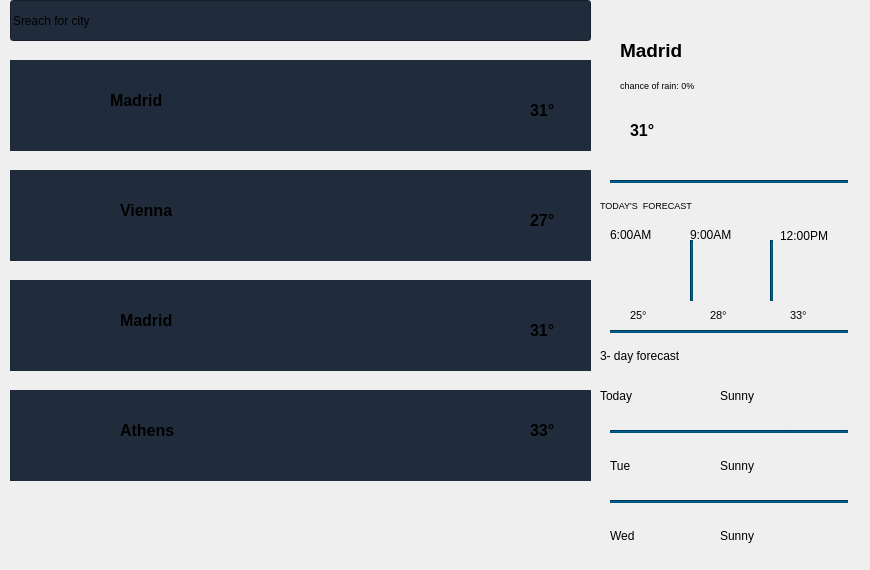
    <widget class="QWidget" name="page_2">
     <widget class="QLineEdit" name="lineEdit_2">
      <property name="geometry">
       <rect>
        <x>10</x>
        <y>0</y>
        <width>581</width>
        <height>41</height>
       </rect>
      </property>
      <property name="styleSheet">
       <string notr="true">background-color:#202c3c;</string>
      </property>
      <property name="text">
       <string>Sreach for city</string>
      </property>
     </widget>
     <widget class="QWidget" name="widget_5" native="true">
      <property name="geometry">
       <rect>
        <x>10</x>
        <y>60</y>
        <width>581</width>
        <height>91</height>
       </rect>
      </property>
      <property name="styleSheet">
       <string notr="true">background-color:#202c3c;</string>
      </property>
      <widget class="QLabel" name="label_54">
       <property name="geometry">
        <rect>
         <x>20</x>
         <y>10</y>
         <width>81</width>
         <height>71</height>
        </rect>
       </property>
       <property name="text">
        <string/>
       </property>
       <property name="pixmap">
        <pixmap>../../../../../../Downloads/sun (1).png</pixmap>
       </property>
       <property name="scaledContents">
        <bool>true</bool>
       </property>
      </widget>
      <widget class="QLabel" name="label">
       <property name="geometry">
        <rect>
         <x>100</x>
         <y>20</y>
         <width>91</width>
         <height>41</height>
        </rect>
       </property>
       <property name="font">
        <font>
         <pointsize>12</pointsize>
         <bold>true</bold>
        </font>
       </property>
       <property name="text">
        <string>Madrid</string>
       </property>
      </widget>
      <widget class="QLabel" name="label_65">
       <property name="geometry">
        <rect>
         <x>520</x>
         <y>30</y>
         <width>61</width>
         <height>41</height>
        </rect>
       </property>
       <property name="font">
        <font>
         <pointsize>12</pointsize>
         <bold>true</bold>
        </font>
       </property>
       <property name="text">
        <string>31°</string>
       </property>
      </widget>
     </widget>
     <widget class="QWidget" name="widget_7" native="true">
      <property name="geometry">
       <rect>
        <x>10</x>
        <y>170</y>
        <width>581</width>
        <height>91</height>
       </rect>
      </property>
      <property name="styleSheet">
       <string notr="true">background-color:#202c3c;</string>
      </property>
      <widget class="QLabel" name="label_53">
       <property name="geometry">
        <rect>
         <x>20</x>
         <y>10</y>
         <width>81</width>
         <height>71</height>
        </rect>
       </property>
       <property name="text">
        <string/>
       </property>
       <property name="pixmap">
        <pixmap>../../../../../../Downloads/cloudy.png</pixmap>
       </property>
       <property name="scaledContents">
        <bool>true</bool>
       </property>
      </widget>
      <widget class="QLabel" name="label_66">
       <property name="geometry">
        <rect>
         <x>110</x>
         <y>20</y>
         <width>101</width>
         <height>41</height>
        </rect>
       </property>
       <property name="font">
        <font>
         <pointsize>12</pointsize>
         <bold>true</bold>
        </font>
       </property>
       <property name="text">
        <string>Vienna</string>
       </property>
      </widget>
      <widget class="QLabel" name="label_68">
       <property name="geometry">
        <rect>
         <x>520</x>
         <y>30</y>
         <width>61</width>
         <height>41</height>
        </rect>
       </property>
       <property name="font">
        <font>
         <pointsize>12</pointsize>
         <bold>true</bold>
        </font>
       </property>
       <property name="text">
        <string>27°</string>
       </property>
      </widget>
     </widget>
     <widget class="QWidget" name="widget_6" native="true">
      <property name="geometry">
       <rect>
        <x>10</x>
        <y>280</y>
        <width>581</width>
        <height>91</height>
       </rect>
      </property>
      <property name="styleSheet">
       <string notr="true">background-color:#202c3c;</string>
      </property>
      <widget class="QLabel" name="label_55">
       <property name="geometry">
        <rect>
         <x>20</x>
         <y>10</y>
         <width>81</width>
         <height>71</height>
        </rect>
       </property>
       <property name="text">
        <string/>
       </property>
       <property name="pixmap">
        <pixmap>../../../../../../Downloads/sun (1).png</pixmap>
       </property>
       <property name="scaledContents">
        <bool>true</bool>
       </property>
      </widget>
      <widget class="QLabel" name="label_69">
       <property name="geometry">
        <rect>
         <x>110</x>
         <y>20</y>
         <width>91</width>
         <height>41</height>
        </rect>
       </property>
       <property name="font">
        <font>
         <pointsize>12</pointsize>
         <bold>true</bold>
        </font>
       </property>
       <property name="text">
        <string>Madrid</string>
       </property>
      </widget>
      <widget class="QLabel" name="label_71">
       <property name="geometry">
        <rect>
         <x>520</x>
         <y>30</y>
         <width>61</width>
         <height>41</height>
        </rect>
       </property>
       <property name="font">
        <font>
         <pointsize>12</pointsize>
         <bold>true</bold>
        </font>
       </property>
       <property name="text">
        <string>31°</string>
       </property>
      </widget>
     </widget>
     <widget class="QWidget" name="widget_8" native="true">
      <property name="geometry">
       <rect>
        <x>10</x>
        <y>390</y>
        <width>581</width>
        <height>91</height>
       </rect>
      </property>
      <property name="styleSheet">
       <string notr="true">background-color:#202c3c;</string>
      </property>
      <widget class="QLabel" name="label_56">
       <property name="geometry">
        <rect>
         <x>20</x>
         <y>10</y>
         <width>81</width>
         <height>71</height>
        </rect>
       </property>
       <property name="text">
        <string/>
       </property>
       <property name="pixmap">
        <pixmap>../../../../../../Downloads/cloudy.png</pixmap>
       </property>
       <property name="scaledContents">
        <bool>true</bool>
       </property>
      </widget>
      <widget class="QLabel" name="label_72">
       <property name="geometry">
        <rect>
         <x>110</x>
         <y>20</y>
         <width>91</width>
         <height>41</height>
        </rect>
       </property>
       <property name="font">
        <font>
         <pointsize>12</pointsize>
         <bold>true</bold>
        </font>
       </property>
       <property name="text">
        <string>Athens</string>
       </property>
      </widget>
      <widget class="QLabel" name="label_74">
       <property name="geometry">
        <rect>
         <x>520</x>
         <y>20</y>
         <width>61</width>
         <height>41</height>
        </rect>
       </property>
       <property name="font">
        <font>
         <pointsize>12</pointsize>
         <bold>true</bold>
        </font>
       </property>
       <property name="text">
        <string>33°</string>
       </property>
      </widget>
     </widget>
     <widget class="QLabel" name="label_57">
      <property name="geometry">
       <rect>
        <x>750</x>
        <y>60</y>
        <width>101</width>
        <height>91</height>
       </rect>
      </property>
      <property name="text">
       <string/>
      </property>
      <property name="pixmap">
       <pixmap>../../../../../../Downloads/sun (1).png</pixmap>
      </property>
      <property name="scaledContents">
       <bool>true</bool>
      </property>
     </widget>
     <widget class="QLabel" name="label_58">
      <property name="geometry">
       <rect>
        <x>780</x>
        <y>250</y>
        <width>61</width>
        <height>51</height>
       </rect>
      </property>
      <property name="text">
       <string/>
      </property>
      <property name="pixmap">
       <pixmap>../../../../../../Downloads/sun (1).png</pixmap>
      </property>
      <property name="scaledContents">
       <bool>true</bool>
      </property>
     </widget>
     <widget class="QLabel" name="label_60">
      <property name="geometry">
       <rect>
        <x>660</x>
        <y>440</y>
        <width>61</width>
        <height>51</height>
       </rect>
      </property>
      <property name="text">
       <string/>
      </property>
      <property name="pixmap">
       <pixmap>../../../../../../Downloads/sun (1).png</pixmap>
      </property>
      <property name="scaledContents">
       <bool>true</bool>
      </property>
     </widget>
     <widget class="QLabel" name="label_61">
      <property name="geometry">
       <rect>
        <x>660</x>
        <y>370</y>
        <width>61</width>
        <height>51</height>
       </rect>
      </property>
      <property name="text">
       <string/>
      </property>
      <property name="pixmap">
       <pixmap>../../../../../../Downloads/sun (1).png</pixmap>
      </property>
      <property name="scaledContents">
       <bool>true</bool>
      </property>
     </widget>
     <widget class="QLabel" name="label_59">
      <property name="geometry">
       <rect>
        <x>660</x>
        <y>510</y>
        <width>61</width>
        <height>51</height>
       </rect>
      </property>
      <property name="text">
       <string/>
      </property>
      <property name="pixmap">
       <pixmap>../../../../../../Downloads/sun (1).png</pixmap>
      </property>
      <property name="scaledContents">
       <bool>true</bool>
      </property>
     </widget>
     <widget class="QLabel" name="label_62">
      <property name="geometry">
       <rect>
        <x>620</x>
        <y>250</y>
        <width>61</width>
        <height>51</height>
       </rect>
      </property>
      <property name="text">
       <string/>
      </property>
      <property name="pixmap">
       <pixmap>../../../../../../Downloads/clouds.png</pixmap>
      </property>
      <property name="scaledContents">
       <bool>true</bool>
      </property>
     </widget>
     <widget class="QLabel" name="label_63">
      <property name="geometry">
       <rect>
        <x>700</x>
        <y>250</y>
        <width>61</width>
        <height>51</height>
       </rect>
      </property>
      <property name="text">
       <string/>
      </property>
      <property name="pixmap">
       <pixmap>../../../../../../Downloads/sun (2).png</pixmap>
      </property>
      <property name="scaledContents">
       <bool>true</bool>
      </property>
     </widget>
     <widget class="Line" name="line_18">
      <property name="geometry">
       <rect>
        <x>610</x>
        <y>180</y>
        <width>118</width>
        <height>3</height>
       </rect>
      </property>
      <property name="styleSheet">
       <string notr="true">background-color:rgb(0, 85, 127)</string>
      </property>
      <property name="orientation">
       <enum>Qt::Orientation::Horizontal</enum>
      </property>
     </widget>
     <widget class="Line" name="line_19">
      <property name="geometry">
       <rect>
        <x>730</x>
        <y>180</y>
        <width>118</width>
        <height>3</height>
       </rect>
      </property>
      <property name="styleSheet">
       <string notr="true">background-color:rgb(0, 85, 127)</string>
      </property>
      <property name="orientation">
       <enum>Qt::Orientation::Horizontal</enum>
      </property>
     </widget>
     <widget class="Line" name="line_20">
      <property name="geometry">
       <rect>
        <x>670</x>
        <y>180</y>
        <width>118</width>
        <height>3</height>
       </rect>
      </property>
      <property name="styleSheet">
       <string notr="true">background-color:rgb(0, 85, 127)</string>
      </property>
      <property name="orientation">
       <enum>Qt::Orientation::Horizontal</enum>
      </property>
     </widget>
     <widget class="Line" name="line_21">
      <property name="geometry">
       <rect>
        <x>610</x>
        <y>330</y>
        <width>118</width>
        <height>3</height>
       </rect>
      </property>
      <property name="styleSheet">
       <string notr="true">background-color:rgb(0, 85, 127)</string>
      </property>
      <property name="orientation">
       <enum>Qt::Orientation::Horizontal</enum>
      </property>
     </widget>
     <widget class="Line" name="line_22">
      <property name="geometry">
       <rect>
        <x>670</x>
        <y>330</y>
        <width>118</width>
        <height>3</height>
       </rect>
      </property>
      <property name="styleSheet">
       <string notr="true">background-color:rgb(0, 85, 127)</string>
      </property>
      <property name="orientation">
       <enum>Qt::Orientation::Horizontal</enum>
      </property>
     </widget>
     <widget class="Line" name="line_23">
      <property name="geometry">
       <rect>
        <x>730</x>
        <y>330</y>
        <width>118</width>
        <height>3</height>
       </rect>
      </property>
      <property name="styleSheet">
       <string notr="true">background-color:rgb(0, 85, 127)</string>
      </property>
      <property name="orientation">
       <enum>Qt::Orientation::Horizontal</enum>
      </property>
     </widget>
     <widget class="Line" name="line_24">
      <property name="geometry">
       <rect>
        <x>610</x>
        <y>430</y>
        <width>118</width>
        <height>3</height>
       </rect>
      </property>
      <property name="styleSheet">
       <string notr="true">background-color:rgb(0, 85, 127)</string>
      </property>
      <property name="orientation">
       <enum>Qt::Orientation::Horizontal</enum>
      </property>
     </widget>
     <widget class="Line" name="line_25">
      <property name="geometry">
       <rect>
        <x>730</x>
        <y>430</y>
        <width>118</width>
        <height>3</height>
       </rect>
      </property>
      <property name="styleSheet">
       <string notr="true">background-color:rgb(0, 85, 127)</string>
      </property>
      <property name="orientation">
       <enum>Qt::Orientation::Horizontal</enum>
      </property>
     </widget>
     <widget class="Line" name="line_26">
      <property name="geometry">
       <rect>
        <x>670</x>
        <y>430</y>
        <width>118</width>
        <height>3</height>
       </rect>
      </property>
      <property name="styleSheet">
       <string notr="true">background-color:rgb(0, 85, 127)</string>
      </property>
      <property name="orientation">
       <enum>Qt::Orientation::Horizontal</enum>
      </property>
     </widget>
     <widget class="Line" name="line_27">
      <property name="geometry">
       <rect>
        <x>610</x>
        <y>500</y>
        <width>118</width>
        <height>3</height>
       </rect>
      </property>
      <property name="styleSheet">
       <string notr="true">background-color:rgb(0, 85, 127)</string>
      </property>
      <property name="orientation">
       <enum>Qt::Orientation::Horizontal</enum>
      </property>
     </widget>
     <widget class="Line" name="line_28">
      <property name="geometry">
       <rect>
        <x>680</x>
        <y>500</y>
        <width>118</width>
        <height>3</height>
       </rect>
      </property>
      <property name="styleSheet">
       <string notr="true">background-color:rgb(0, 85, 127)</string>
      </property>
      <property name="orientation">
       <enum>Qt::Orientation::Horizontal</enum>
      </property>
     </widget>
     <widget class="Line" name="line_29">
      <property name="geometry">
       <rect>
        <x>730</x>
        <y>500</y>
        <width>118</width>
        <height>3</height>
       </rect>
      </property>
      <property name="styleSheet">
       <string notr="true">background-color:rgb(0, 85, 127)</string>
      </property>
      <property name="orientation">
       <enum>Qt::Orientation::Horizontal</enum>
      </property>
     </widget>
     <widget class="Line" name="line_30">
      <property name="geometry">
       <rect>
        <x>690</x>
        <y>240</y>
        <width>3</width>
        <height>61</height>
       </rect>
      </property>
      <property name="styleSheet">
       <string notr="true">background-color:rgb(0, 85, 127)</string>
      </property>
      <property name="orientation">
       <enum>Qt::Orientation::Vertical</enum>
      </property>
     </widget>
     <widget class="Line" name="line_31">
      <property name="geometry">
       <rect>
        <x>770</x>
        <y>240</y>
        <width>3</width>
        <height>61</height>
       </rect>
      </property>
      <property name="styleSheet">
       <string notr="true">background-color:rgb(0, 85, 127)</string>
      </property>
      <property name="orientation">
       <enum>Qt::Orientation::Vertical</enum>
      </property>
     </widget>
     <widget class="QLabel" name="label_76">
      <property name="geometry">
       <rect>
        <x>620</x>
        <y>70</y>
        <width>141</width>
        <height>31</height>
       </rect>
      </property>
      <property name="font">
       <font>
        <pointsize>7</pointsize>
       </font>
      </property>
      <property name="text">
       <string>chance of rain: 0%</string>
      </property>
     </widget>
     <widget class="QLabel" name="label_78">
      <property name="geometry">
       <rect>
        <x>610</x>
        <y>219</y>
        <width>81</width>
        <height>31</height>
       </rect>
      </property>
      <property name="text">
       <string>6:00AM</string>
      </property>
     </widget>
     <widget class="QLabel" name="label_79">
      <property name="geometry">
       <rect>
        <x>690</x>
        <y>219</y>
        <width>71</width>
        <height>31</height>
       </rect>
      </property>
      <property name="text">
       <string>9:00AM</string>
      </property>
     </widget>
     <widget class="QLabel" name="label_80">
      <property name="geometry">
       <rect>
        <x>780</x>
        <y>220</y>
        <width>81</width>
        <height>31</height>
       </rect>
      </property>
      <property name="text">
       <string>12:00PM</string>
      </property>
     </widget>
     <widget class="QLabel" name="label_83">
      <property name="geometry">
       <rect>
        <x>790</x>
        <y>300</y>
        <width>41</width>
        <height>31</height>
       </rect>
      </property>
      <property name="font">
       <font>
        <pointsize>8</pointsize>
       </font>
      </property>
      <property name="text">
       <string>33°</string>
      </property>
     </widget>
     <widget class="QLabel" name="label_85">
      <property name="geometry">
       <rect>
        <x>600</x>
        <y>380</y>
        <width>61</width>
        <height>31</height>
       </rect>
      </property>
      <property name="text">
       <string>Today</string>
      </property>
     </widget>
     <widget class="QLabel" name="label_86">
      <property name="geometry">
       <rect>
        <x>610</x>
        <y>450</y>
        <width>51</width>
        <height>31</height>
       </rect>
      </property>
      <property name="text">
       <string>Tue</string>
      </property>
     </widget>
     <widget class="QLabel" name="label_87">
      <property name="geometry">
       <rect>
        <x>610</x>
        <y>520</y>
        <width>51</width>
        <height>31</height>
       </rect>
      </property>
      <property name="text">
       <string>Wed</string>
      </property>
     </widget>
     <widget class="QLabel" name="label_88">
      <property name="geometry">
       <rect>
        <x>720</x>
        <y>380</y>
        <width>61</width>
        <height>31</height>
       </rect>
      </property>
      <property name="text">
       <string>Sunny</string>
      </property>
     </widget>
     <widget class="QLabel" name="label_64">
      <property name="geometry">
       <rect>
        <x>620</x>
        <y>30</y>
        <width>111</width>
        <height>41</height>
       </rect>
      </property>
      <property name="font">
       <font>
        <pointsize>14</pointsize>
        <bold>true</bold>
       </font>
      </property>
      <property name="text">
       <string>Madrid</string>
      </property>
     </widget>
     <widget class="QLabel" name="label_67">
      <property name="geometry">
       <rect>
        <x>600</x>
        <y>190</y>
        <width>161</width>
        <height>31</height>
       </rect>
      </property>
      <property name="font">
       <font>
        <pointsize>7</pointsize>
       </font>
      </property>
      <property name="text">
       <string>TODAY'S  FORECAST</string>
      </property>
     </widget>
     <widget class="QLabel" name="label_70">
      <property name="geometry">
       <rect>
        <x>630</x>
        <y>110</y>
        <width>61</width>
        <height>41</height>
       </rect>
      </property>
      <property name="font">
       <font>
        <pointsize>12</pointsize>
        <bold>true</bold>
       </font>
      </property>
      <property name="text">
       <string>31°</string>
      </property>
     </widget>
     <widget class="QLabel" name="label_73">
      <property name="geometry">
       <rect>
        <x>630</x>
        <y>300</y>
        <width>41</width>
        <height>31</height>
       </rect>
      </property>
      <property name="font">
       <font>
        <pointsize>8</pointsize>
       </font>
      </property>
      <property name="text">
       <string>25°</string>
      </property>
     </widget>
     <widget class="QLabel" name="label_75">
      <property name="geometry">
       <rect>
        <x>710</x>
        <y>300</y>
        <width>41</width>
        <height>31</height>
       </rect>
      </property>
      <property name="font">
       <font>
        <pointsize>8</pointsize>
       </font>
      </property>
      <property name="text">
       <string>28°</string>
      </property>
     </widget>
     <widget class="QLabel" name="label_77">
      <property name="geometry">
       <rect>
        <x>600</x>
        <y>340</y>
        <width>121</width>
        <height>31</height>
       </rect>
      </property>
      <property name="text">
       <string>3- day forecast</string>
      </property>
     </widget>
     <widget class="QLabel" name="label_89">
      <property name="geometry">
       <rect>
        <x>720</x>
        <y>450</y>
        <width>61</width>
        <height>31</height>
       </rect>
      </property>
      <property name="text">
       <string>Sunny</string>
      </property>
     </widget>
     <widget class="QLabel" name="label_90">
      <property name="geometry">
       <rect>
        <x>720</x>
        <y>520</y>
        <width>61</width>
        <height>31</height>
       </rect>
      </property>
      <property name="text">
       <string>Sunny</string>
      </property>
     </widget>
    </widget>
